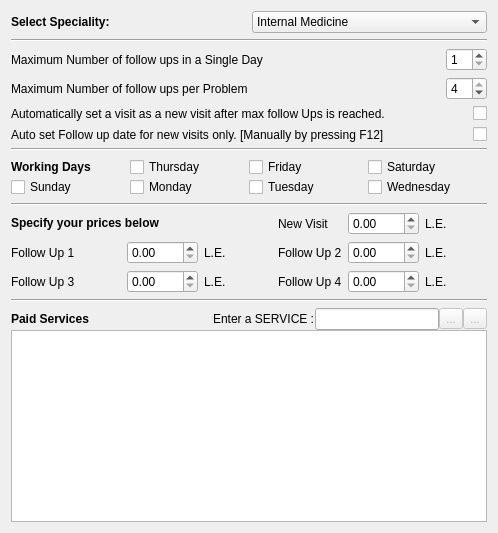
     <widget class="QWidget" name="Clinic_Tab">
      <attribute name="title">
       <string>Clinic</string>
      </attribute>
      <layout class="QGridLayout" name="gridLayout_15">
       <item row="10" column="0">
        <widget class="Line" name="line_19">
         <property name="orientation">
          <enum>Qt::Horizontal</enum>
         </property>
        </widget>
       </item>
       <item row="5" column="0">
        <widget class="Line" name="line_18">
         <property name="orientation">
          <enum>Qt::Horizontal</enum>
         </property>
        </widget>
       </item>
       <item row="4" column="0">
        <layout class="QGridLayout" name="gridLayout_5">
         <item row="0" column="0">
          <widget class="QLabel" name="label_4">
           <property name="text">
            <string>Auto set Follow up date for new visits only. [Manually by pressing F12] </string>
           </property>
          </widget>
         </item>
         <item row="0" column="1">
          <widget class="Switch" name="remmberLastFollowupDate">
           <property name="sizePolicy">
            <sizepolicy hsizetype="Fixed" vsizetype="Fixed">
             <horstretch>0</horstretch>
             <verstretch>0</verstretch>
            </sizepolicy>
           </property>
           <property name="text">
            <string/>
           </property>
          </widget>
         </item>
        </layout>
       </item>
       <item row="12" column="0">
        <widget class="QWidget" name="widget_2" native="true">
         <layout class="QGridLayout" name="gridLayout_12">
          <property name="leftMargin">
           <number>0</number>
          </property>
          <property name="topMargin">
           <number>0</number>
          </property>
          <property name="rightMargin">
           <number>0</number>
          </property>
          <property name="bottomMargin">
           <number>0</number>
          </property>
          <property name="spacing">
           <number>0</number>
          </property>
          <item row="0" column="0">
           <widget class="QLabel" name="label_36">
            <property name="text">
             <string>&lt;html&gt;&lt;head/&gt;&lt;body&gt;&lt;p&gt;&lt;span style=&quot; font-weight:600;&quot;&gt;Paid Services&lt;/span&gt;&lt;/p&gt;&lt;/body&gt;&lt;/html&gt;</string>
            </property>
           </widget>
          </item>
          <item row="0" column="1">
           <layout class="QHBoxLayout" name="horizontalLayout_6">
            <item>
             <spacer name="horizontalSpacer_11">
              <property name="orientation">
               <enum>Qt::Horizontal</enum>
              </property>
              <property name="sizeHint" stdset="0">
               <size>
                <width>40</width>
                <height>20</height>
               </size>
              </property>
             </spacer>
            </item>
            <item>
             <widget class="QLabel" name="label_21">
              <property name="text">
               <string>Enter a SERVICE :</string>
              </property>
             </widget>
            </item>
            <item>
             <widget class="QLineEdit" name="serviceLine"/>
            </item>
            <item>
             <widget class="QToolButton" name="buttonAddService">
              <property name="enabled">
               <bool>false</bool>
              </property>
              <property name="text">
               <string>...</string>
              </property>
              <property name="icon">
               <iconset resource="../res/resources.qrc">
                <normaloff>:/Graphics/add</normaloff>:/Graphics/add</iconset>
              </property>
             </widget>
            </item>
            <item>
             <widget class="QToolButton" name="buttonDeleteService">
              <property name="enabled">
               <bool>false</bool>
              </property>
              <property name="text">
               <string>...</string>
              </property>
              <property name="icon">
               <iconset resource="../res/resources.qrc">
                <normaloff>:/Graphics/remove</normaloff>:/Graphics/remove</iconset>
              </property>
             </widget>
            </item>
           </layout>
          </item>
          <item row="1" column="0" colspan="2">
           <widget class="QTableView" name="servicesTable">
            <property name="alternatingRowColors">
             <bool>true</bool>
            </property>
            <property name="selectionMode">
             <enum>QAbstractItemView::SingleSelection</enum>
            </property>
            <property name="selectionBehavior">
             <enum>QAbstractItemView::SelectRows</enum>
            </property>
            <attribute name="verticalHeaderMinimumSectionSize">
             <number>20</number>
            </attribute>
            <attribute name="verticalHeaderDefaultSectionSize">
             <number>20</number>
            </attribute>
           </widget>
          </item>
         </layout>
        </widget>
       </item>
       <item row="2" column="0">
        <layout class="QGridLayout" name="gridLayout_4">
         <item row="2" column="0" rowspan="2">
          <widget class="QLabel" name="label_25">
           <property name="text">
            <string>Maximum Number of follow ups per Problem</string>
           </property>
          </widget>
         </item>
         <item row="1" column="0">
          <widget class="QLabel" name="label_24">
           <property name="text">
            <string>Maximum Number of follow ups in a Single Day</string>
           </property>
          </widget>
         </item>
         <item row="1" column="2">
          <widget class="QSpinBox" name="maxFollowUps">
           <property name="minimum">
            <number>1</number>
           </property>
          </widget>
         </item>
         <item row="3" column="1">
          <spacer name="horizontalSpacer_6">
           <property name="orientation">
            <enum>Qt::Horizontal</enum>
           </property>
           <property name="sizeHint" stdset="0">
            <size>
             <width>40</width>
             <height>20</height>
            </size>
           </property>
          </spacer>
         </item>
         <item row="2" column="2" rowspan="2">
          <widget class="QSpinBox" name="maxFollowUpsPerProblem">
           <property name="enabled">
            <bool>true</bool>
           </property>
           <property name="minimum">
            <number>1</number>
           </property>
           <property name="maximum">
            <number>4</number>
           </property>
           <property name="value">
            <number>4</number>
           </property>
          </widget>
         </item>
         <item row="1" column="1" rowspan="2">
          <spacer name="horizontalSpacer_5">
           <property name="orientation">
            <enum>Qt::Horizontal</enum>
           </property>
           <property name="sizeHint" stdset="0">
            <size>
             <width>40</width>
             <height>20</height>
            </size>
           </property>
          </spacer>
         </item>
        </layout>
       </item>
       <item row="3" column="0">
        <layout class="QHBoxLayout" name="horizontalLayout_7">
         <item>
          <widget class="QLabel" name="label_40">
           <property name="text">
            <string>Automatically set a visit as a new visit after max follow Ups is reached.</string>
           </property>
          </widget>
         </item>
         <item>
          <widget class="Switch" name="checkBoxAutoNewVisit">
           <property name="sizePolicy">
            <sizepolicy hsizetype="Fixed" vsizetype="Fixed">
             <horstretch>0</horstretch>
             <verstretch>0</verstretch>
            </sizepolicy>
           </property>
           <property name="text">
            <string/>
           </property>
          </widget>
         </item>
        </layout>
       </item>
       <item row="9" column="0">
        <layout class="QGridLayout" name="gridLayout_2">
         <item row="3" column="2">
          <widget class="QDoubleSpinBox" name="doubleSpinBoxFollow1">
           <property name="maximum">
            <double>9999.000000000000000</double>
           </property>
          </widget>
         </item>
         <item row="3" column="1">
          <spacer name="horizontalSpacer_7">
           <property name="orientation">
            <enum>Qt::Horizontal</enum>
           </property>
           <property name="sizeHint" stdset="0">
            <size>
             <width>40</width>
             <height>20</height>
            </size>
           </property>
          </spacer>
         </item>
         <item row="5" column="1">
          <spacer name="horizontalSpacer_43">
           <property name="orientation">
            <enum>Qt::Horizontal</enum>
           </property>
           <property name="sizeHint" stdset="0">
            <size>
             <width>40</width>
             <height>20</height>
            </size>
           </property>
          </spacer>
         </item>
         <item row="3" column="8">
          <spacer name="horizontalSpacer_47">
           <property name="orientation">
            <enum>Qt::Horizontal</enum>
           </property>
           <property name="sizeHint" stdset="0">
            <size>
             <width>40</width>
             <height>20</height>
            </size>
           </property>
          </spacer>
         </item>
         <item row="3" column="0">
          <widget class="QLabel" name="label_26">
           <property name="text">
            <string>Follow Up 1</string>
           </property>
          </widget>
         </item>
         <item row="5" column="8">
          <spacer name="horizontalSpacer_48">
           <property name="orientation">
            <enum>Qt::Horizontal</enum>
           </property>
           <property name="sizeHint" stdset="0">
            <size>
             <width>40</width>
             <height>20</height>
            </size>
           </property>
          </spacer>
         </item>
         <item row="2" column="8">
          <spacer name="horizontalSpacer_46">
           <property name="orientation">
            <enum>Qt::Horizontal</enum>
           </property>
           <property name="sizeHint" stdset="0">
            <size>
             <width>40</width>
             <height>20</height>
            </size>
           </property>
          </spacer>
         </item>
         <item row="3" column="3">
          <widget class="QLabel" name="label_31">
           <property name="text">
            <string>L.E.</string>
           </property>
          </widget>
         </item>
         <item row="5" column="3">
          <widget class="QLabel" name="label_32">
           <property name="text">
            <string>L.E.</string>
           </property>
          </widget>
         </item>
         <item row="5" column="7">
          <widget class="QLabel" name="label_34">
           <property name="text">
            <string>L.E.</string>
           </property>
          </widget>
         </item>
         <item row="5" column="2">
          <widget class="QDoubleSpinBox" name="doubleSpinBoxFollow3">
           <property name="maximum">
            <double>9999.000000000000000</double>
           </property>
          </widget>
         </item>
         <item row="3" column="6">
          <widget class="QDoubleSpinBox" name="doubleSpinBoxFollow2">
           <property name="maximum">
            <double>9999.000000000000000</double>
           </property>
          </widget>
         </item>
         <item row="3" column="7">
          <widget class="QLabel" name="label_33">
           <property name="text">
            <string>L.E.</string>
           </property>
          </widget>
         </item>
         <item row="5" column="0">
          <widget class="QLabel" name="label_28">
           <property name="text">
            <string>Follow Up 3</string>
           </property>
          </widget>
         </item>
         <item row="5" column="6">
          <widget class="QDoubleSpinBox" name="doubleSpinBoxFollow4">
           <property name="maximum">
            <double>9999.000000000000000</double>
           </property>
          </widget>
         </item>
         <item row="5" column="5">
          <widget class="QLabel" name="label_29">
           <property name="text">
            <string>Follow Up 4</string>
           </property>
          </widget>
         </item>
         <item row="3" column="5">
          <widget class="QLabel" name="label_27">
           <property name="text">
            <string>Follow Up 2</string>
           </property>
          </widget>
         </item>
         <item row="3" column="4">
          <spacer name="horizontalSpacer_44">
           <property name="orientation">
            <enum>Qt::Horizontal</enum>
           </property>
           <property name="sizeHint" stdset="0">
            <size>
             <width>40</width>
             <height>20</height>
            </size>
           </property>
          </spacer>
         </item>
         <item row="2" column="6">
          <widget class="QDoubleSpinBox" name="newVisitDoubleSpinBox">
           <property name="maximum">
            <double>9999.000000000000000</double>
           </property>
          </widget>
         </item>
         <item row="2" column="7">
          <widget class="QLabel" name="label_30">
           <property name="text">
            <string>L.E.</string>
           </property>
          </widget>
         </item>
         <item row="5" column="4">
          <spacer name="horizontalSpacer_4">
           <property name="orientation">
            <enum>Qt::Horizontal</enum>
           </property>
           <property name="sizeHint" stdset="0">
            <size>
             <width>40</width>
             <height>20</height>
            </size>
           </property>
          </spacer>
         </item>
         <item row="2" column="5">
          <widget class="QLabel" name="newVisitLabel">
           <property name="text">
            <string>New Visit</string>
           </property>
          </widget>
         </item>
         <item row="2" column="0" colspan="5">
          <widget class="QLabel" name="label_6">
           <property name="sizePolicy">
            <sizepolicy hsizetype="Preferred" vsizetype="Fixed">
             <horstretch>0</horstretch>
             <verstretch>0</verstretch>
            </sizepolicy>
           </property>
           <property name="text">
            <string>&lt;html&gt;&lt;head/&gt;&lt;body&gt;&lt;p&gt;&lt;span style=&quot; font-weight:600;&quot;&gt;Specify your prices below&lt;/span&gt;&lt;/p&gt;&lt;/body&gt;&lt;/html&gt;</string>
           </property>
          </widget>
         </item>
        </layout>
       </item>
       <item row="0" column="0">
        <layout class="QHBoxLayout" name="horizontalLayout_3">
         <item>
          <widget class="QLabel" name="labelSpecial">
           <property name="text">
            <string>&lt;html&gt;&lt;head/&gt;&lt;body&gt;&lt;p&gt;&lt;span style=&quot; font-weight:600;&quot;&gt;Select Speciality:&lt;/span&gt;&lt;/p&gt;&lt;/body&gt;&lt;/html&gt;</string>
           </property>
          </widget>
         </item>
         <item>
          <widget class="QComboBox" name="comboBoxSpeciality">
           <item>
            <property name="text">
             <string>Internal Medicine</string>
            </property>
           </item>
           <item>
            <property name="text">
             <string>Pediatrics</string>
            </property>
           </item>
           <item>
            <property name="text">
             <string>Orthopaedics</string>
            </property>
           </item>
           <item>
            <property name="text">
             <string>Surgery</string>
            </property>
           </item>
           <item>
            <property name="text">
             <string>Ob/Gyn</string>
            </property>
           </item>
           <item>
            <property name="text">
             <string>Family Medicine</string>
            </property>
           </item>
           <item>
            <property name="text">
             <string>Physical Therapy</string>
            </property>
           </item>
          </widget>
         </item>
        </layout>
       </item>
       <item row="6" column="0">
        <widget class="QWidget" name="WorkingDaysWidget" native="true">
         <layout class="QGridLayout" name="gridLayout_14">
          <property name="leftMargin">
           <number>0</number>
          </property>
          <property name="topMargin">
           <number>0</number>
          </property>
          <property name="rightMargin">
           <number>0</number>
          </property>
          <property name="bottomMargin">
           <number>0</number>
          </property>
          <property name="spacing">
           <number>0</number>
          </property>
          <item row="0" column="1">
           <widget class="QCheckBox" name="thursday">
            <property name="text">
             <string>Thursday</string>
            </property>
           </widget>
          </item>
          <item row="0" column="3">
           <widget class="QCheckBox" name="saturday">
            <property name="text">
             <string>Saturday</string>
            </property>
           </widget>
          </item>
          <item row="0" column="2">
           <widget class="QCheckBox" name="friday">
            <property name="text">
             <string>Friday</string>
            </property>
           </widget>
          </item>
          <item row="1" column="1">
           <widget class="QCheckBox" name="monday">
            <property name="text">
             <string>Monday</string>
            </property>
           </widget>
          </item>
          <item row="0" column="0">
           <widget class="QLabel" name="daysLabel">
            <property name="font">
             <font>
              <weight>75</weight>
              <bold>true</bold>
             </font>
            </property>
            <property name="text">
             <string>Working Days</string>
            </property>
           </widget>
          </item>
          <item row="1" column="0">
           <widget class="QCheckBox" name="sunday">
            <property name="text">
             <string>Sunday</string>
            </property>
           </widget>
          </item>
          <item row="1" column="2">
           <widget class="QCheckBox" name="tuesday">
            <property name="text">
             <string>Tuesday</string>
            </property>
           </widget>
          </item>
          <item row="1" column="3">
           <widget class="QCheckBox" name="wednesday">
            <property name="text">
             <string>Wednesday</string>
            </property>
           </widget>
          </item>
         </layout>
        </widget>
       </item>
       <item row="1" column="0">
        <widget class="Line" name="line_12">
         <property name="orientation">
          <enum>Qt::Horizontal</enum>
         </property>
        </widget>
       </item>
       <item row="7" column="0">
        <widget class="Line" name="line_22">
         <property name="orientation">
          <enum>Qt::Horizontal</enum>
         </property>
        </widget>
       </item>
      </layout>
     </widget>
